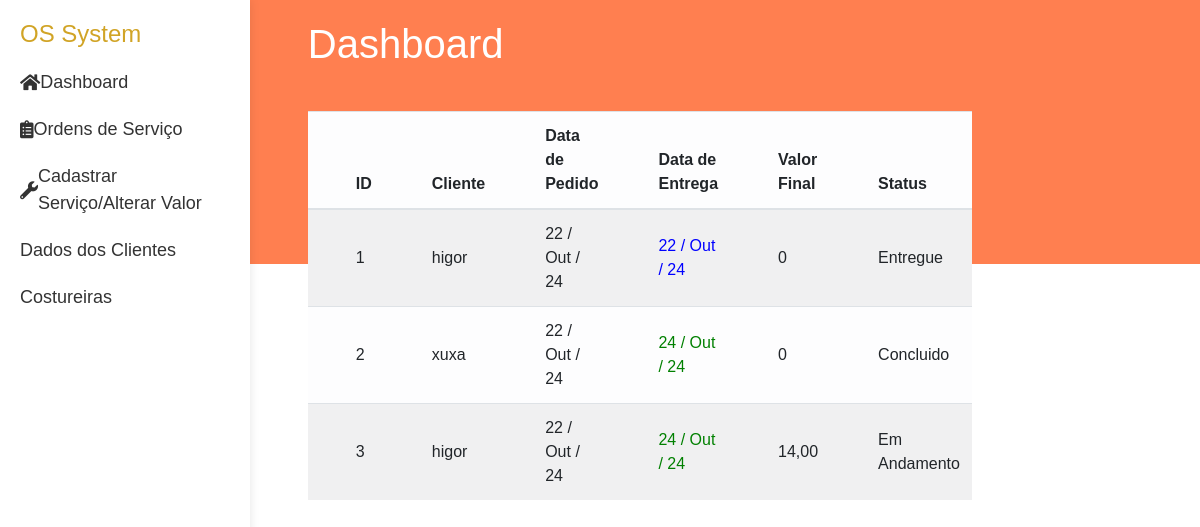
The page / on the database its author committed.
### ordens/models.py (models this page shows, shortened)
class Ordem(models.Model):
    cliente = models.ForeignKey(Cliente, related_name='ordens', on_delete=models.CASCADE)
    data_pedido = models.DateTimeField(auto_now_add=True)
    data_entrega = models.DateField()
    status = models.IntegerField(choices=STATUS, default=0)
    def total(self):
        return sum(item.quantidade * item.servico.valor for item in self.itens.all())

class OrdemItem(models.Model):
    ordem = models.ForeignKey(Ordem, related_name='itens', on_delete=models.CASCADE)
    servico = models.ForeignKey(servicos, on_delete=models.CASCADE)
    costureira = models.ForeignKey(Costureira, on_delete=models.CASCADE)
    quantidade = models.PositiveIntegerField()
    descricao = models.TextField(blank=True, null=True)  # Comentário opcional

### cliente/models.py (models this page shows)
class Cliente(models.Model):
    nome = models.CharField(max_length=100)
    cpf = CPFField(masked=True,blank=True, null=True)
    endereco = models.CharField(max_length=100,blank=True, null=True)
    num =  models.IntegerField(blank=True, null=True)
    cidade = models.CharField(max_length=20,blank=True, null=True)
    estado = models.CharField(max_length=30,blank=True, null=True)
    telefone = models.CharField(max_length=15,blank=True, null=True)
    def __str__(self):
        return self.nome

### servicos/models.py (models this page shows, shortened)
class servicos(models.Model):
    nome = models.CharField(max_length=50)
    valor = models.DecimalField(max_digits=10, decimal_places=2)

### costura/views.py (the view)
# urls.py: path('', views.dashboard),
def dashboard(request):
    ordens = Ordem.objects.all()
    return render(request, 'dashboard.html',{'ordens':ordens} )

### templates/dashboard.html (shortened to what this page needs)
{% extends "layout.html" %}
{% block content %}
<h1>Dashboard</h1>
<table class='tabela-cliente-ordem table table-striped sortable table-light'>
    <thead>
        <tr>
            <th>ID</th>
            <th>Cliente</th>
            <th>Data de Pedido</th>
            <th>Data de Entrega</th>
            <th>Valor Final</th>
            <th>Status</th>
        </tr>
    </thead>
    <tbody>
        {% if ordens %}
            {% for ordem in ordens %}
                <tr>
                    <td>{{ordem.id}}</td>
                    <td>{{ordem.cliente}}</td>
                    <td>{{ordem.data_pedido|date:'d / M / y'}} </td>
                    <td data-value="{{ ordem.data_entrega|date:'d/m/y' }}">{{ordem.data_entrega|date:'d / M / y'}} </td>
                    <td>{{ordem.total}} </td>
                    <td>{{ordem.get_status_display}}</td>
                </tr>
            {% endfor %}
        {% else %}
            <tr>
                <td colspan='4'>
                    Nenhuma Serviço...
                </td>
            </tr>
        {% endif %}
    </tbody>
</table>
{% endblock %}

### static/css/styles.css (style rules this page uses)
body { font-family: Arial, sans-serif; margin: 0; padding: 0; display: flex; background: linear-gradient(to bottom, #ff7f50 33%, #fff 33%); min-height: 100vh; }
h1 { color: #fff; }

### rows shown on the page
Ordem: id "1", cliente "higor", data_pedido "22 / Out / 24", data_entrega "22 / Out / 24", total "0", status "Entregue"
Ordem: id "2", cliente "xuxa", data_pedido "22 / Out / 24", data_entrega "24 / Out / 24", total "0", status "Concluido"
Ordem: id "3", cliente "higor", data_pedido "22 / Out / 24", data_entrega "24 / Out / 24", total "14,00", status "Em Andamento"
